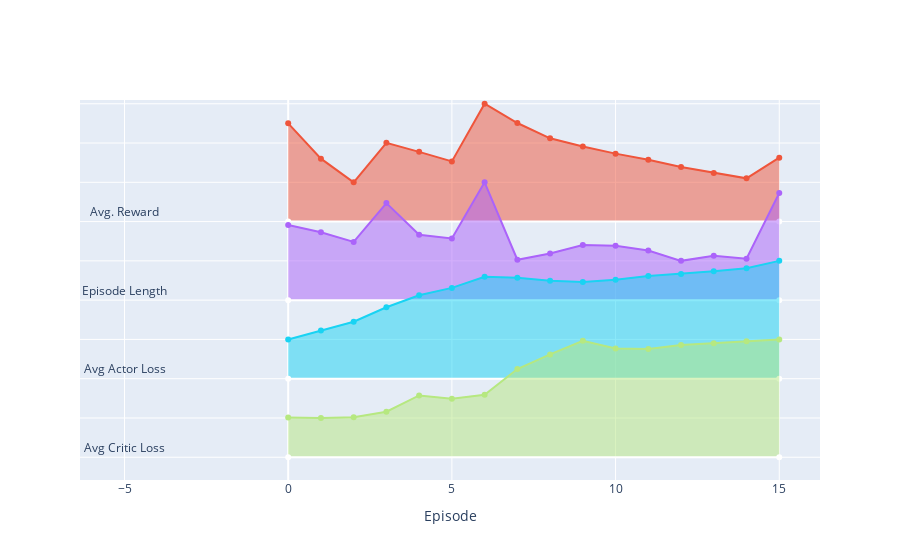

Notebook code for this chart:
### Code cell
# Just another visualization of the data
data = pl.DataFrame({
    'Avg. Reward': avg_reward_list,
    'Episode Length': ep_len_list,
    'Avg Actor Loss': ep_actor_loss,
    'Avg Critic Loss': ep_critic_loss,
})
# Add an index column
data = data.with_columns(Episode=pl.int_range(0, len(avg_reward_list)))
ridgeplot(data, x='Episode', z=['Avg. Reward', 'Episode Length', 'Avg Actor Loss', 'Avg Critic Loss'])

### Figure 1 — Plotly figure (JSON) as saved in the notebook; plotly's stock layout.template omitted (floating-point values rounded to 4 significant figures)
{"data": [{"line": {"color": "white"}, "type": "scatter", "x": [0, 15], "y": [4, 4]}, {"fill": "tonextx", "name": "Avg. Reward", "type": "scatter", "x": [0, 1, 2, 3, 4, 5, 6, 7, 8, 9, 10, 11, 12, 13, 14, 15], "y": [5.251, 4.801, 4.5, 5.003, 4.888, 4.766, 5.5, 5.255, 5.06, 4.955, 4.865, 4.786, 4.694, 4.619, 4.55, 4.814]}, {"line": {"color": "white"}, "type": "scatter", "x": [0, 15], "y": [3, 3]}, {"fill": "tonextx", "name": "Episode Length", "type": "scatter", "x": [0, 1, 2, 3, 4, 5, 6, 7, 8, 9, 10, 11, 12, 13, 14, 15], "y": [3.958, 3.864, 3.741, 4.235, 3.833, 3.784, 4.5, 3.514, 3.593, 3.701, 3.694, 3.633, 3.5, 3.563, 3.528, 4.363]}, {"line": {"color": "white"}, "type": "scatter", "x": [0, 15], "y": [2, 2]}, {"fill": "tonextx", "name": "Avg Actor Loss", "type": "scatter", "x": [0, 1, 2, 3, 4, 5, 6, 7, 8, 9, 10, 11, 12, 13, 14, 15], "y": [2.5, 2.613, 2.725, 2.909, 3.062, 3.156, 3.297, 3.284, 3.247, 3.23, 3.259, 3.306, 3.334, 3.368, 3.407, 3.5]}, {"line": {"color": "white"}, "type": "scatter", "x": [0, 15], "y": [1, 1]}, {"fill": "tonextx", "name": "Avg Critic Loss", "type": "scatter", "x": [0, 1, 2, 3, 4, 5, 6, 7, 8, 9, 10, 11, 12, 13, 14, 15], "y": [1.506, 1.5, 1.509, 1.58, 1.787, 1.746, 1.796, 2.123, 2.309, 2.482, 2.384, 2.379, 2.428, 2.45, 2.477, 2.5]}], "layout": {"annotations": [{"showarrow": false, "text": "Avg. Reward", "x": -5, "y": 4, "yshift": 10}, {"showarrow": false, "text": "Episode Length", "x": -5, "y": 3, "yshift": 10}, {"showarrow": false, "text": "Avg Actor Loss", "x": -5, "y": 2, "yshift": 10}, {"showarrow": false, "text": "Avg Critic Loss", "x": -5, "y": 1, "yshift": 10}], "showlegend": false, "xaxis": {"title": {"text": "Episode"}}, "yaxis": {"showticklabels": false, "title": {}}}}
